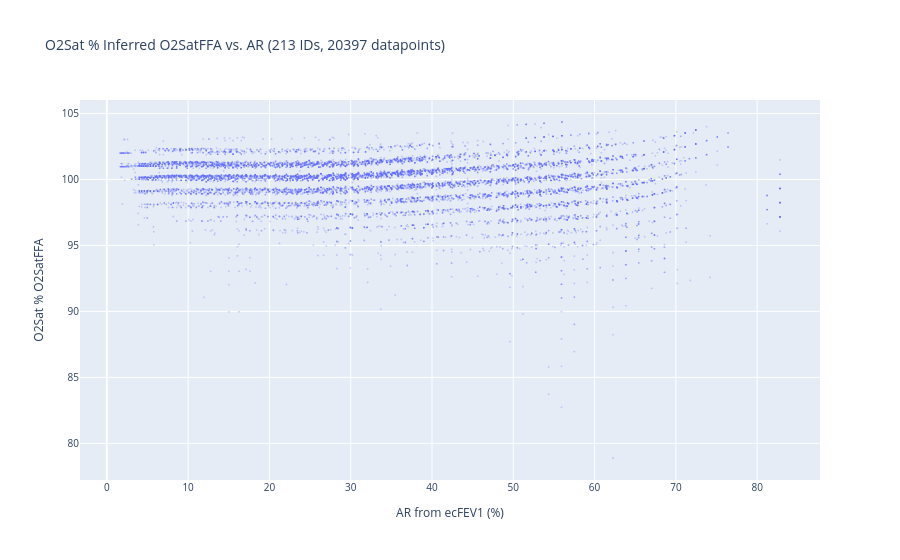

The cell this chart's notebook holds for it:
### Code cell
title=f"O2Sat % Inferred O2SatFFA vs. AR ({df.ID.nunique()} IDs, {len(df)} datapoints)"
fig = px.scatter(
    df,
    x="AR from ecFEV1 (%)",
    y="O2Sat % O2SatFFA",
    title=title,
    hover_data=["ID", "ecFEV1"],
)
# Reduce marker size
fig.update_traces(marker=dict(size=2), opacity=0.3)
fig.update_layout(font=dict(size=10))
fig.show()

### Figure 1 — Plotly figure (JSON) as saved in the notebook; plotly's stock layout.template omitted (floating-point values rounded to 4 significant figures; data arrays with more than 128 entries replaced by an {"elided": "..."} marker saying what was removed)
{"data": [{"customdata": {"elided": "20397x2 float values"}, "hovertemplate": "AR from ecFEV1 (%)=%{x}<br>O2Sat % O2SatFFA=%{y}<br>ID=%{customdata[0]}<br>ecFEV1=%{customdata[1]}<extra></extra>", "legendgroup": "", "marker": {"color": "#636efa", "size": 2, "symbol": "circle"}, "mode": "markers", "name": "", "opacity": 0.3, "showlegend": false, "type": "scattergl", "x": {"elided": "20397 float values"}, "xaxis": "x", "y": {"elided": "20397 float values"}, "yaxis": "y"}], "layout": {"font": {"size": 10}, "legend": {"tracegroupgap": 0}, "title": {"text": "O2Sat % Inferred O2SatFFA vs. AR (213 IDs, 20397 datapoints)"}, "xaxis": {"anchor": "y", "domain": [0, 1], "title": {"text": "AR from ecFEV1 (%)"}}, "yaxis": {"anchor": "x", "domain": [0, 1], "title": {"text": "O2Sat % O2SatFFA"}}}}
